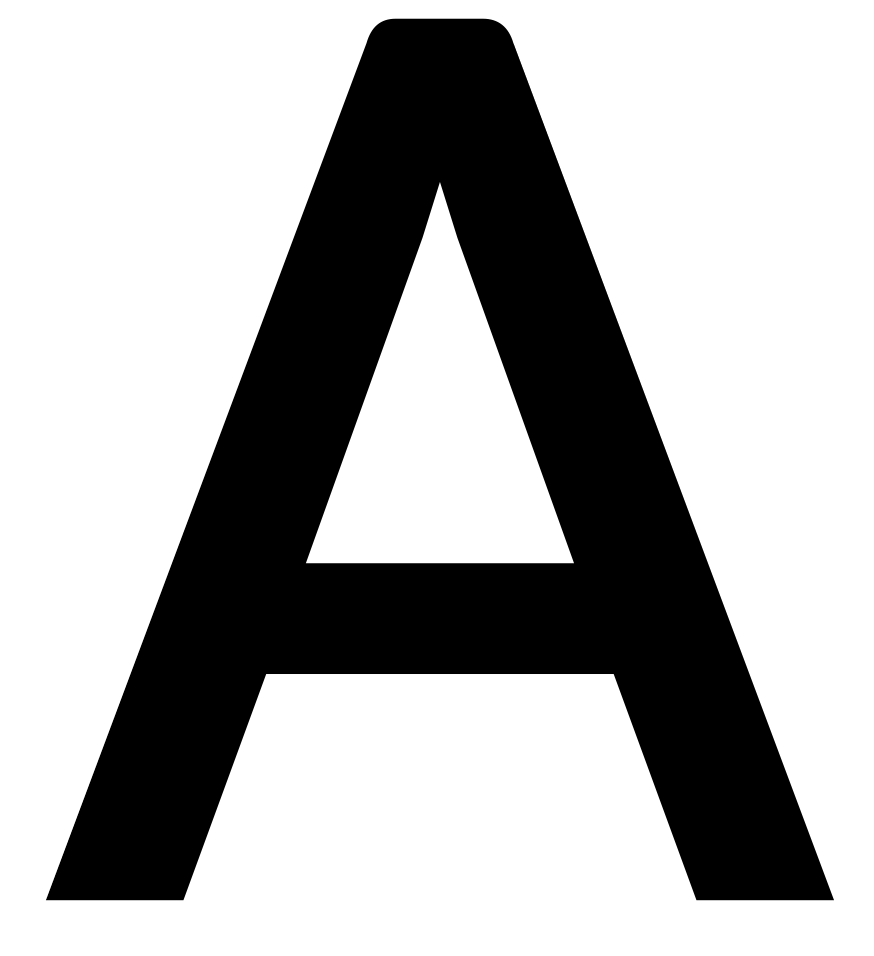
#> input picture image_detecting/template_A.png, 874 x 956 px, found by its file name
$ python detect_A_still.py
#> lines starting #> are read from the running program, lines starting #| are printed output that depends on the picture; after the words box and inside, x2 and y2 are one past the last pixel; in counts of white or black regions, pixels touching at a corner belong together
import cv2
import numpy as np

img = cv2.imread(
    "/Users/hyeokbeom/Desktop/graduation_work/image_detecting/template_A.png"
)
#> img is the input picture: shape (956, 874, 3); min 0, max 255, mean 176.8
img_gray = cv2.cvtColor(img, cv2.COLOR_BGR2GRAY)
_, img_bin = cv2.threshold(img_gray, 127, 255, cv2.THRESH_BINARY_INV | cv2.THRESH_OTSU)
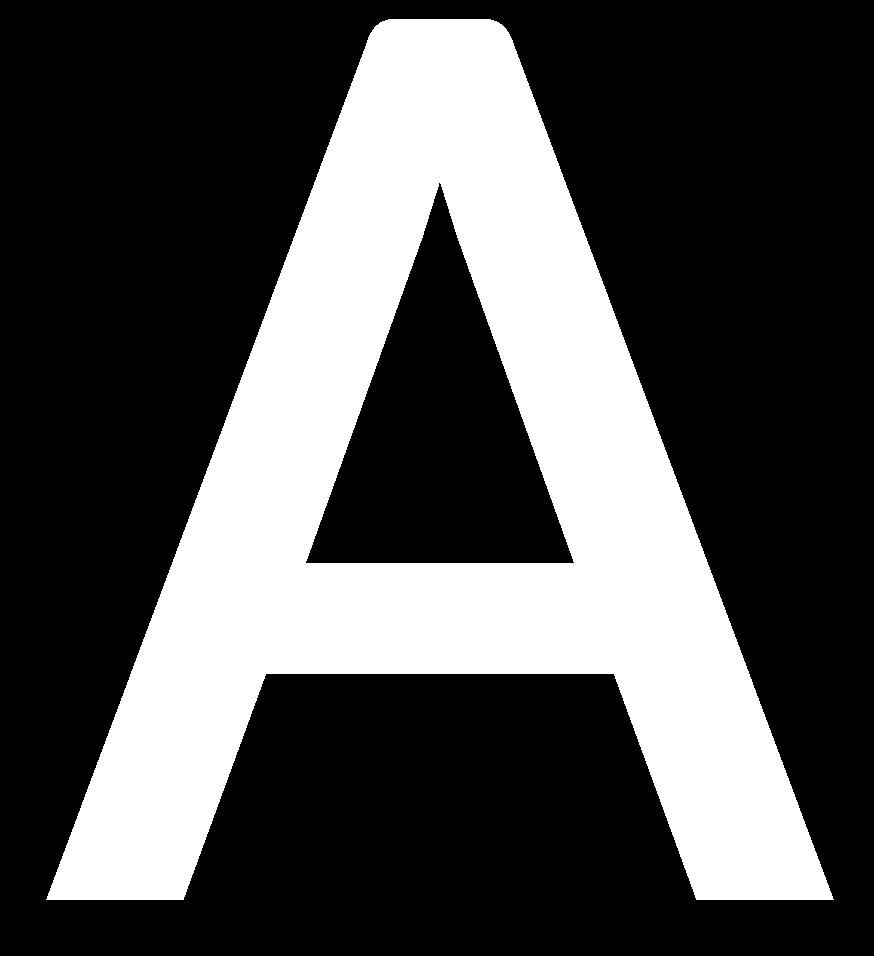
#> img_bin: shape (956, 874); 30.7% white; 1 white region

contours, hierarchy = cv2.findContours(img_bin, cv2.RETR_TREE, cv2.CHAIN_APPROX_NONE)
#> contours = 2 contours; box (x1, y1, x2, y2) and area: (46, 19, 834, 900) 305056, (305, 182, 575, 564) 50736

for contour in contours:
    eps = cv2.arcLength(contour, True)
    approx = cv2.approxPolyDP(contour, eps * 0.02, True)
    print(len(approx))
    cv2.drawContours(img, [approx], -1, (0, 0, 255), 5)
#> this loop made 2 passes
#> eps on pass 1: 3294.5
#> (eps, approx) on pass 2: (1141.3, [[439, 182], [573, 563], [305, 562]])
#| 8
#| 3
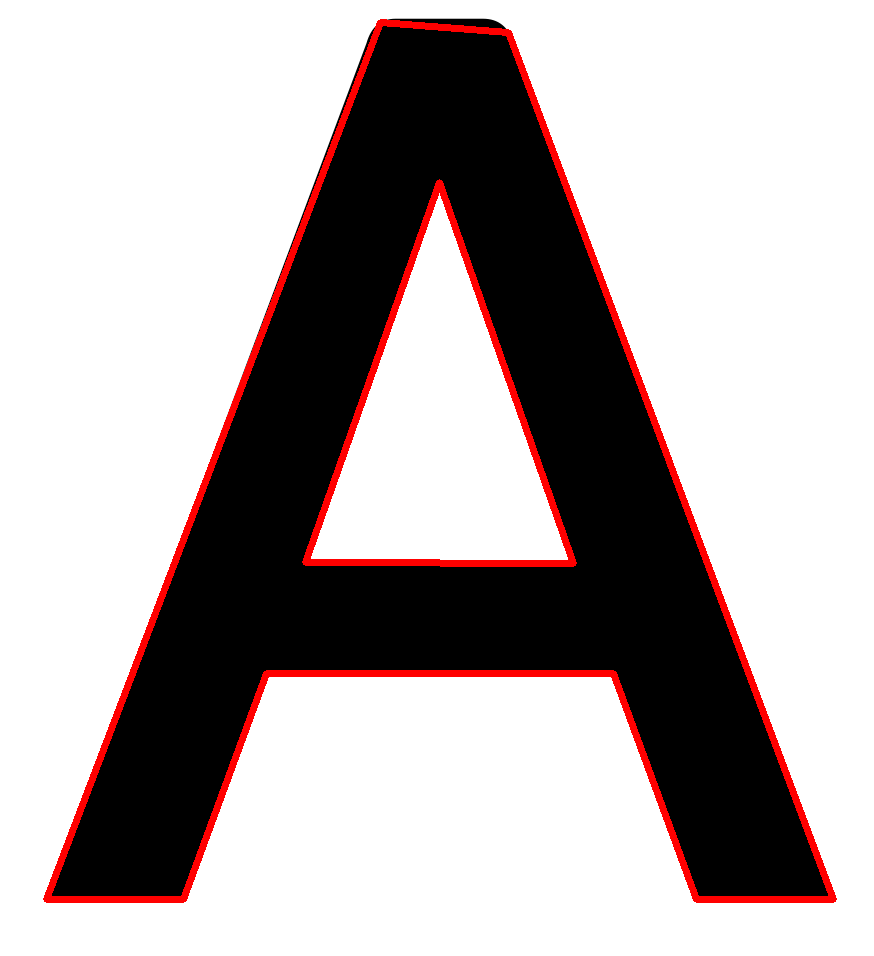
#> img: shape (956, 874, 3); 3.45% of pixels changed, all inside (x1, y1, x2, y2) = (43, 19, 837, 903)

cv2.imshow("img", img)
cv2.waitKey(0)
cv2.destroyAllWindows()

$ run again, with image_detecting/template.png copied over image_detecting/template_A.png
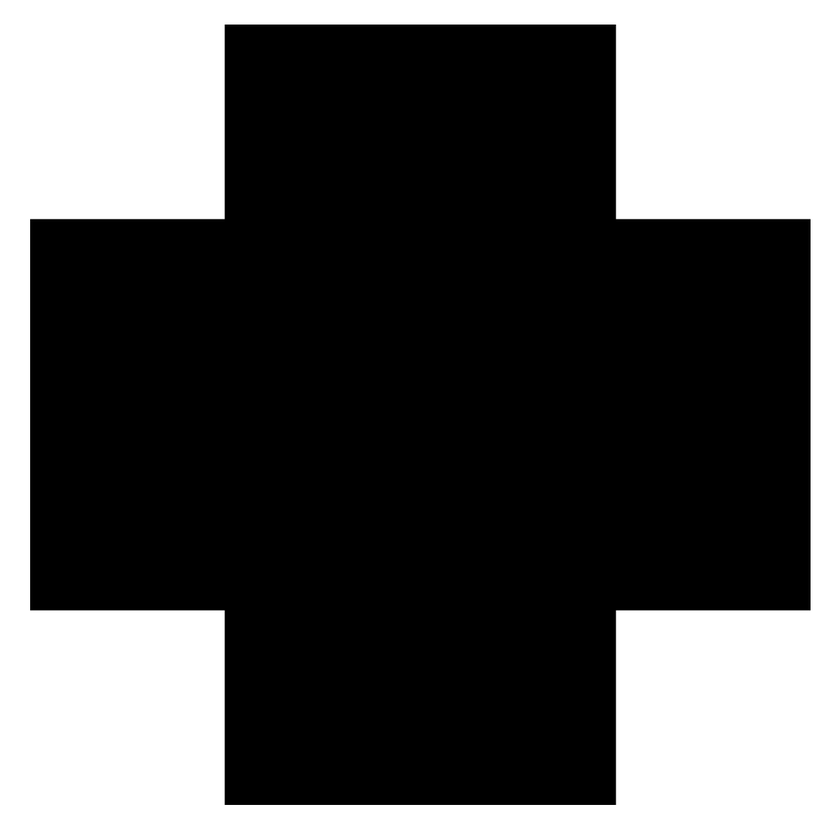
#> input picture image_detecting/template.png, 840 x 840 px, shrunk from 1198 x 1198 before the run, found by its file name
#> img is the input picture: shape (840, 840, 3); min 0, max 255, mean 89.6
#> `_, img_bin = cv2.threshold(img_gray, 127, 255, cv2.THRESH_BINARY_INV |..`:
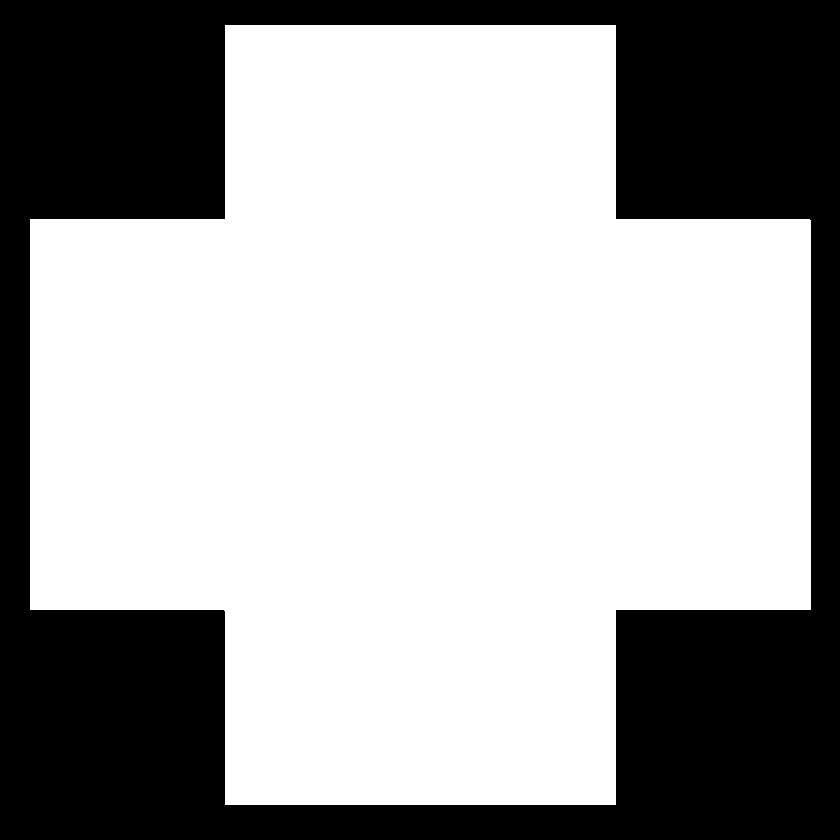
#> img_bin: shape (840, 840); 64.8% white; 1 black region
#> contours = 1 contour; box (x1, y1, x2, y2) and area: (30, 25, 811, 805) 455913
#> the loop `for contour in contours:` made 1 pass
#> eps on pass 1: 3114.5
#> (printed output is left out)
#> after the loop `for contour in contours:`:
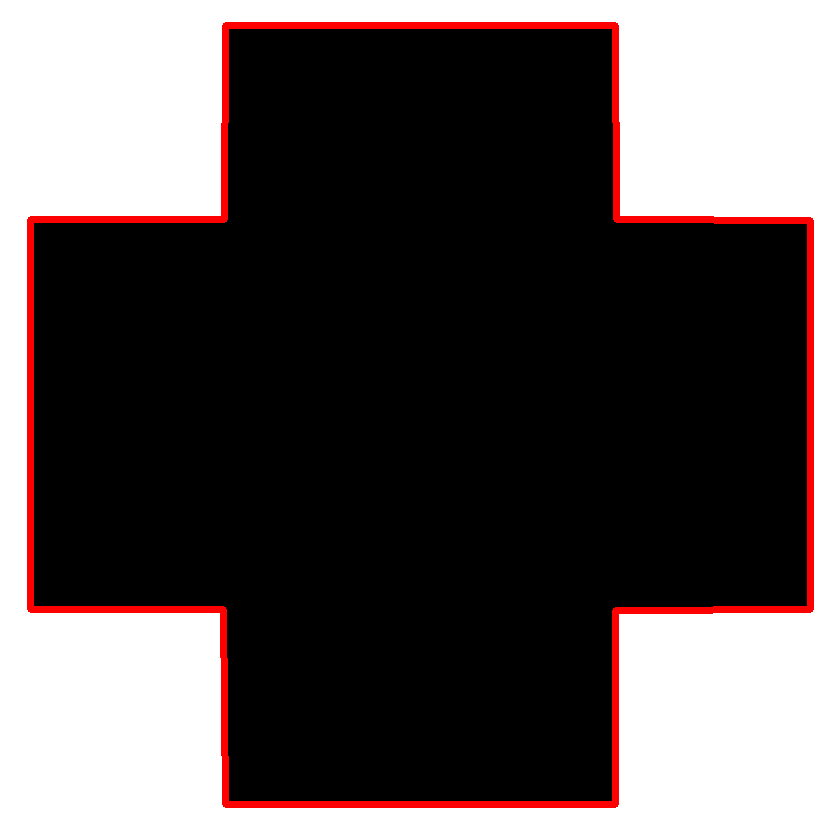
#> img: shape (840, 840, 3); 3.08% of pixels changed, all inside (x1, y1, x2, y2) = (27, 22, 814, 808)
